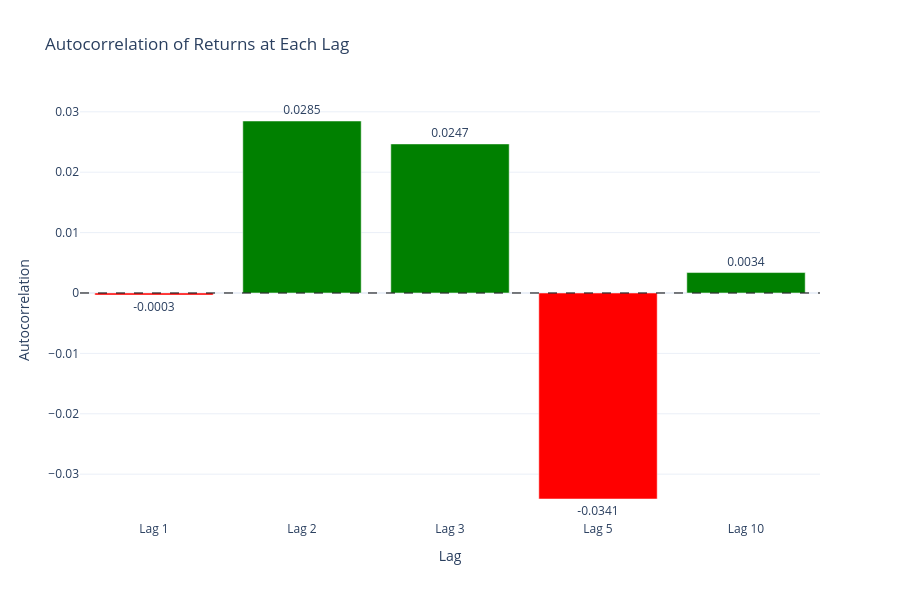

This figure's notebook cell:
### Markdown cell above
# Plot 3 — Autocorrelation Bar Chart

### Code cell
from pandas.plotting import autocorrelation_plot
import plotly.graph_objects as go

# compute autocorrelations at each lag
autocorr_values = [training_data["Return"].autocorr(lag=lag) for lag in lags]

fig = go.Figure()

fig.add_trace(go.Bar(
    x=[f"Lag {lag}" for lag in lags],
    y=autocorr_values,
    marker_color=["green" if v >= 0 else "red" for v in autocorr_values],
    text=[f"{v:.4f}" for v in autocorr_values],
    textposition="outside"
))

fig.add_hline(y=0, line_dash="dash", line_color="black", line_width=1)

fig.update_layout(
    title="Autocorrelation of Returns at Each Lag",
    xaxis_title="Lag",
    yaxis_title="Autocorrelation",
    template="plotly_white",
    height=600
)

fig.show()

### Figure 1 — Plotly figure (JSON) as saved in the notebook; plotly's stock layout.template omitted (floating-point values rounded to 4 significant figures)
{"data": [{"marker": {"color": ["red", "green", "green", "red", "green"]}, "text": ["-0.0003", "0.0285", "0.0247", "-0.0341", "0.0034"], "textposition": "outside", "type": "bar", "x": ["Lag 1", "Lag 2", "Lag 3", "Lag 5", "Lag 10"], "y": [-0.000347, 0.02848, 0.02468, -0.03411, 0.003382]}], "layout": {"height": 600, "shapes": [{"line": {"color": "black", "dash": "dash", "width": 1}, "type": "line", "x0": 0, "x1": 1, "xref": "x domain", "y0": 0, "y1": 0, "yref": "y"}], "title": {"text": "Autocorrelation of Returns at Each Lag"}, "xaxis": {"title": {"text": "Lag"}}, "yaxis": {"title": {"text": "Autocorrelation"}}}}
